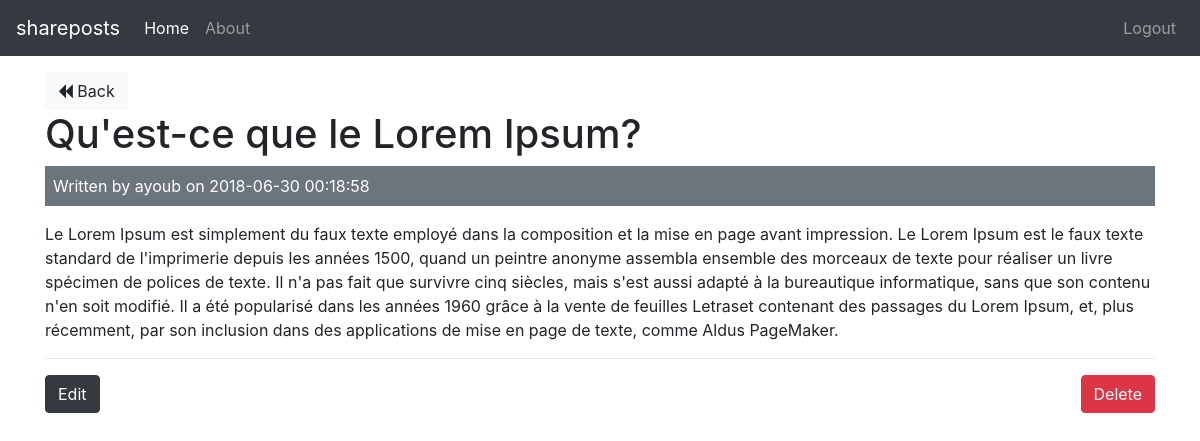
The app's page /posts/show/2 (signed in) with its own data.
### tables this page shows
CREATE TABLE `posts` (
  `id` int(11) NOT NULL,
  `user_id` int(11) NOT NULL,
  `title` varchar(255) NOT NULL,
  `body` text NOT NULL,
  `created_at` datetime NOT NULL DEFAULT CURRENT_TIMESTAMP
);

CREATE TABLE `users` (
  `id` int(11) NOT NULL,
  `name` varchar(255) NOT NULL,
  `email` varchar(255) NOT NULL,
  `password` varchar(255) NOT NULL,
  `created_at` datetime NOT NULL DEFAULT CURRENT_TIMESTAMP
);

### app/controllers/Posts.php (called while the page is built, shortened)
<?php
  class Posts extends Controller{
    public function __construct(){
      $this->postModel = $this->model('Post');
      $this->userModel = $this->model('User');
    }
    public function show($id){
      $post = $this->postModel->getPostById($id);
      $user = $this->userModel->getUserById($post->user_id);
      $data = [
        'post' => $post,
        'user' => $user
      ];
      $this->view('posts/show', $data);
    }
  }

### app/libraries/Core.php (called while the page is built, shortened)
<?php
  class Core {
    protected $currentMethod = 'index';
    public function __construct(){
      $url = $this->getUrl();
      if(file_exists('../app/controllers/'.ucwords($url[0]).'.php')){
        unset($url[0]);
      }
      $this->currentController = new $this->currentController;
      if(isset($url[1])){
        if(method_exists($this->currentController, $url[1])){
          $this->currentMethod = $url[1];
          unset($url[1]);
        }
      }
      $this->params = $url ? array_values($url) : [];
      call_user_func_array([$this->currentController, $this->currentMethod], $this->params);
    }
    public function getUrl(){
        if(isset($_GET['url'])){
          $url = rtrim($_GET['url'], '/');
          $url = filter_var($url, FILTER_SANITIZE_URL);
          $url = explode('/', $url);
          return $url;
        }
    }
  }

### public/index.php (called while the page is built, shortened)
<?php
$init = new Core();

### app/libraries/Database.php (called while the page is built, shortened)
<?php
class database{
    private $host = DB_HOST;
    private $user = DB_USER;
    private $name = DB_NAME;
    private $pass = DB_PASS;
    private $dbh;
    private $stmt;
    public function __construct(){
        $dsn = 'mysql:host='. $this->host .';dbname='.$this->name;
        $options = array(
            PDO::ATTR_PERSISTENT => true ,
            PDO::ATTR_ERRMODE => PDO::ERRMODE_EXCEPTION
        );
        try{
            $this->dbh = new PDO($dsn,$this->user,$this->pass,$options);
        }catch(PDEexeption $e){
            $this->error = $e->getMessage();
            echo $this->error;
        }
    }
    public function query($sql){
        $this->stmt = $this->dbh->prepare($sql);
    }
    public function bind($param, $value, $type = null){
      if(is_null($type)){
        switch(true){
          default:
            $type = PDO::PARAM_STR;
        }
      }
      $this->stmt->bindValue($param, $value, $type);
    }
    public function execute(){
      return $this->stmt->execute();
    }
    public function single(){
      $this->execute();
      return $this->stmt->fetch(PDO::FETCH_OBJ);
    }
}

### app/models/Post.php (called while the page is built, shortened)
<?php
  class Post {
    private $db;
    public function __construct(){
      $this->db = new Database;
    }
    public function getPostById($id){
      $this->db->query('SELECT * FROM posts WHERE id = :id');
      $this->db->bind(':id', $id);
      $row = $this->db->single();
      return $row;
    }
  }

### app/models/User.php (called while the page is built, shortened)
<?php
  class User {
    private $db;
    public function __construct(){
      $this->db = new Database;
    }
    public function getUserById($id){
      $this->db->query("SELECT * FROM users WHERE id = :id");
      $this->db->bind(':id', $id);
      $row = $this->db->single();
      return $row;
    }
  }

### app/views/posts/show.php (the view)
<?php require APPROOT . '/views/inc/header.php'; ?>
<a href="<?php echo URLROOT; ?>/posts" class="btn btn-light"><i class="fa fa-backward"></i> Back</a>
<br>
<h1><?php echo $data['post']->title; ?></h1>
<div class="bg-secondary text-white p-2 mb-3">
  Written by <?php echo $data['user']->name; ?> on <?php echo $data['post']->created_at; ?>
</div>
<p><?php echo $data['post']->body; ?></p>
<?php if($data['post']->user_id == $_SESSION['user_id']) : ?>
  <hr>
  <a href="<?php echo URLROOT; ?>/posts/edit/<?php echo $data['post']->id; ?>" class="btn btn-dark">Edit</a>
  <form class="pull-right" action="<?php echo URLROOT; ?>/posts/delete/<?php echo $data['post']->id; ?>" method="post">
    <input type="submit" value="Delete" class="btn btn-danger">
  </form>
<?php endif; ?>
<?php require APPROOT . '/views/inc/footer.php'; ?>

### records on screen
posts: title "Qu'est-ce que le Lorem Ipsum?", created_at "2018-06-30 00:18:58", body "Le Lorem Ipsum est simplement du faux texte employé dans la composition et la mise en page avant impression. Le Lorem Ipsum est le faux texte standard de l'imprimerie depuis les années 1500, quand un peintre anonyme assembla ensemble des morceaux de texte pour réaliser un livre spécimen de polices de texte. Il n'a pas fait que survivre cinq siècles, mais s'est aussi adapté à la bureautique informatique, sans que son contenu n'en soit modifié. Il a été popularisé dans les années 1960 grâce à la vente de feuilles Letraset contenant des passages du Lorem Ipsum, et, plus récemment, par son inclusion dans des applications de mise en page de texte, comme Aldus PageMaker."
users: name "ayoub"

### other values on screen
SITENAME "shareposts"
